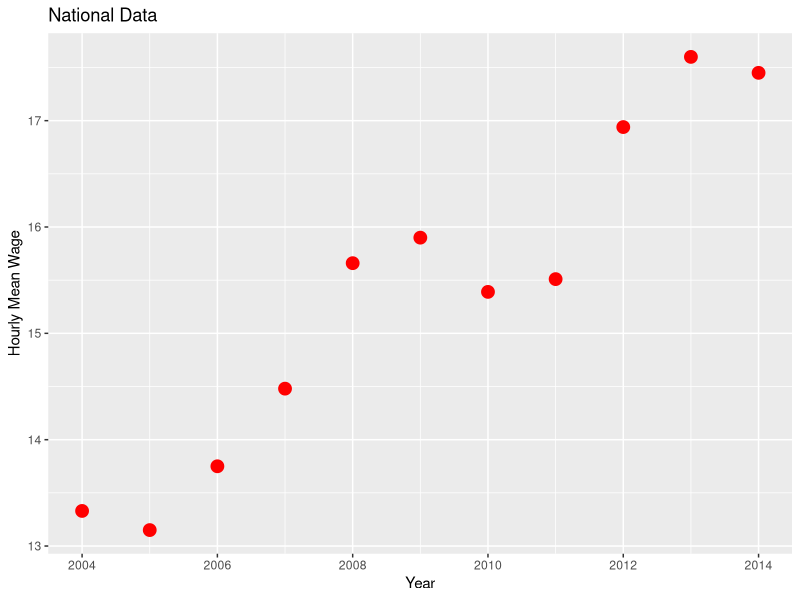

This figure's R source:
## ---- chunk 1
require(ggplot2)
NdataDT = as.data.frame(read.csv("national.csv"))
qplot(YEAR,HOURLY_MEAN,data = NdataDT,colour=I("red"),size = I(4),main = "National Data",xlab="Year",ylab = "Hourly Mean Wage")

